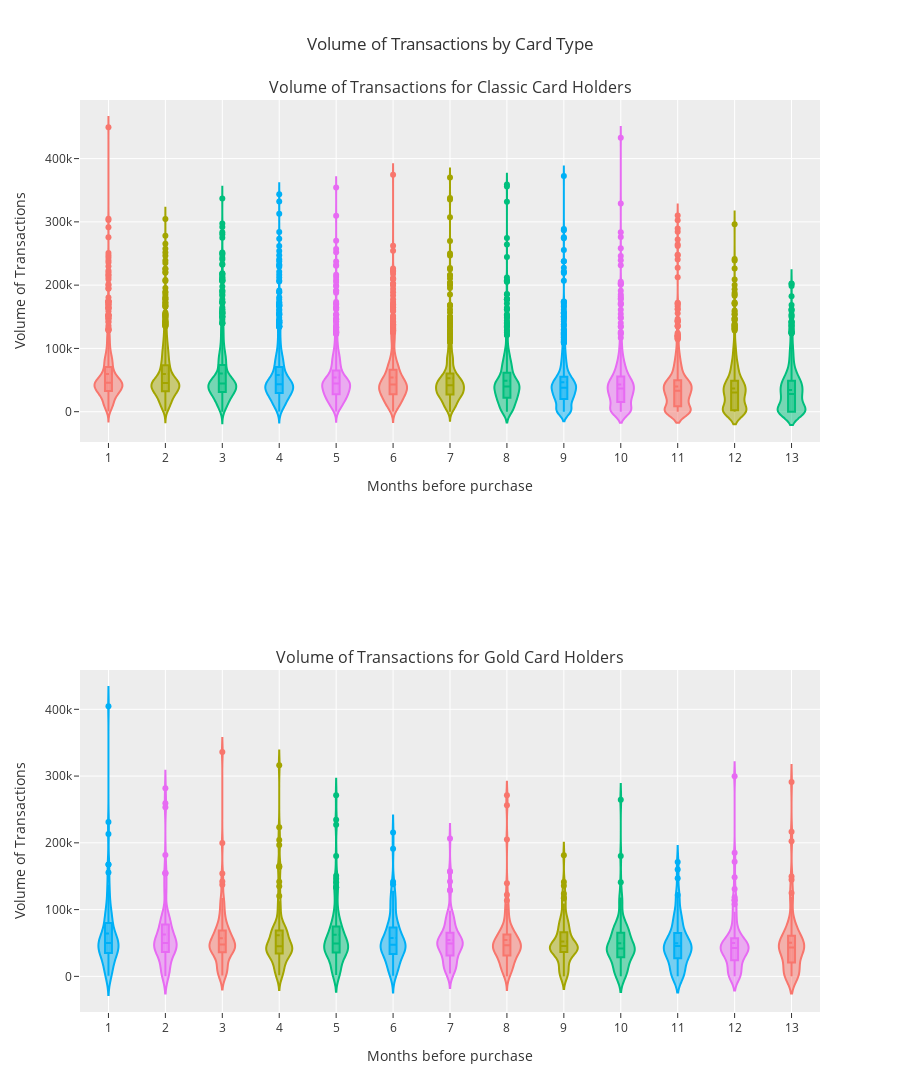

Notebook code cell kept with this figure:
### Markdown cell above
### Volume before card purchase

### Code cell
fig = make_subplots(rows=2, cols=1, subplot_titles=('Volume of Transactions for Classic Card Holders', 'Volume of Transactions for Gold Card Holders'))

card_type_df = card_owners[card_owners['card_type'] == 'classic']
for col in [col for col in account_summary.columns if 'volume_month_diff_' in col]:
    month_num = col.split('_')[-1]
    fig.add_trace(go.Violin(
        x=[month_num]*card_type_df.shape[0],
        y=card_type_df[col],
        name=month_num,
        box_visible=True,
        meanline_visible=True,
        showlegend=False
    ), row=1, col=1)

gold_card_type_df = card_owners[card_owners['card_type'] == 'gold']
for col in [col for col in account_summary.columns if 'volume_month_diff_' in col]:
    month_num = col.split('_')[-1]
    fig.add_trace(go.Violin(
        x=[month_num]*gold_card_type_df.shape[0],
        y=gold_card_type_df[col],
        name=month_num,
        box_visible=True,
        meanline_visible=True,
        showlegend=False
    ), row=2, col=1)

fig.update_layout(
    title='Volume of Transactions by Card Type',
    xaxis_title='Months before purchase',
    xaxis2_title='Months before purchase',
    yaxis_title='Volume of Transactions',
    yaxis2_title='Volume of Transactions',
    height=1200
)

fig.show()
